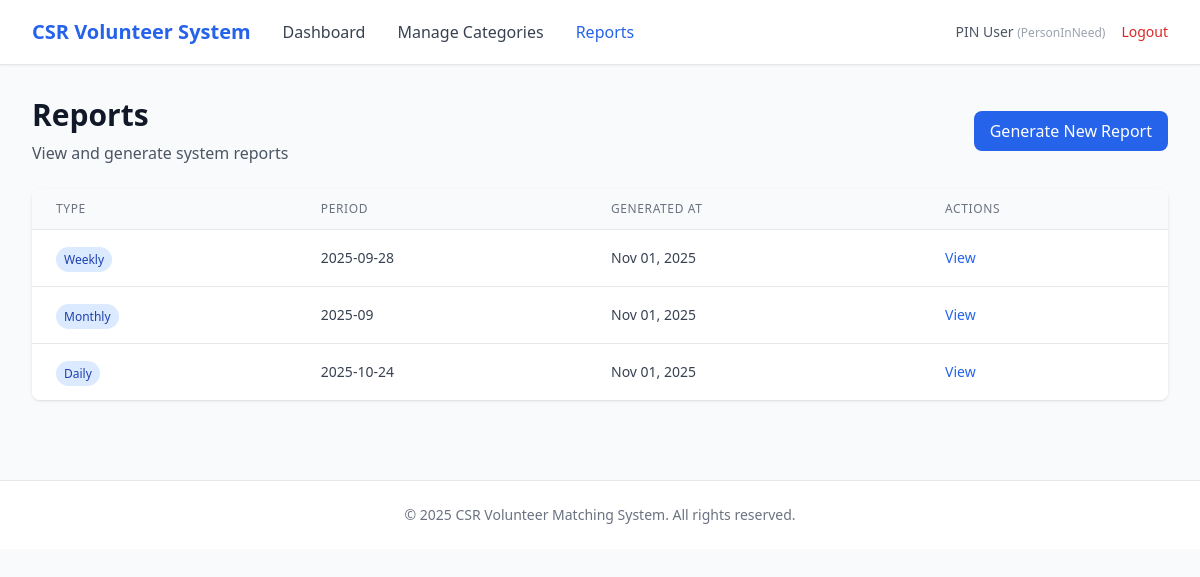
/pm/reports (signed in), run on the app's committed database.
### app/entity/user_account.py (models this page shows, shortened)
class UserAccount(UserMixin, db.Model):
    __tablename__ = "user_accounts"
    userID = db.Column(db.Integer, primary_key=True, autoincrement=True)  # explicit auto increment
    name = db.Column(db.String(100), nullable=False)
    email = db.Column(db.String(120), nullable=False, unique=True, index=True)
    _password = db.Column("password", db.String(255), nullable=False)
    age = db.Column(db.Integer)
    phoneNumber = db.Column(db.String(20))
    isActive = db.Column(db.Boolean, default=True)
    profileID = db.Column(db.Integer, db.ForeignKey("user_profiles.profileID"), nullable=False)
    profile = db.relationship("UserProfile", back_populates="users", lazy=True)
    @property
    def password(self):
        raise AttributeError("Password is write-only.")
    @password.setter
    def password(self, raw):
        self._password = generate_password_hash(raw)

### app/entity/user_profile.py (models this page shows)
class UserProfile(db.Model):
    __tablename__ = "user_profiles"
    profileID   = db.Column(db.Integer, primary_key=True, autoincrement=True)  # explicit auto increment
    profileName = db.Column(db.String(50), nullable=False, unique=True)
    description = db.Column(db.String(255))
    isActive    = db.Column(db.Boolean, default=True)
    users = db.relationship("UserAccount", back_populates="profile", lazy=True)

### app/entity/report.py (models this page shows)
class Report(db.Model):
    __tablename__ = "reports"
    reportID    = db.Column(db.Integer, primary_key=True)
    reportTitle = db.Column(db.String(255), nullable=False)
    reportType  = db.Column(db.String(50), nullable=False)
    generatedBy = db.Column(db.Integer, db.ForeignKey("user_accounts.userID"), nullable=False)
    reportData  = db.Column(db.Text)
    period      = db.Column(db.String(50))
    generatedAt = db.Column(db.DateTime, default=db.func.now(), nullable=False)

### app/boundary/routes.py (the view)
@boundary_bp.route("/pm/reports")
@login_required
def pm_reports():
    page = request.args.get("page", 1, type=int)
    per_page = 10
    from app.entity.report import Report
    pagination = Report.query.order_by(Report.generatedAt.desc()).paginate(page=page, per_page=per_page, error_out=False)
    return render_template(
        "pm/reports.html",
        reports=pagination.items,
        pagination=pagination
    )

### app/entity/user_account.py (called while the page is built)
@login_manager.user_loader
def load_user(user_id):
    return UserAccount.query.get(int(user_id))

### app/templates/pm/reports.html (shortened to what this page needs)
{% extends "base.html" %}
{% block nav_links %}
<a href="{{ url_for('boundary.pm_dashboard') }}" class="text-gray-700 hover:text-primary">Dashboard</a>
<a href="{{ url_for('boundary.pm_categories') }}" class="text-gray-700 hover:text-primary">Manage Categories</a>
<a href="{{ url_for('boundary.pm_reports') }}" class="text-primary font-medium">Reports</a>
{% endblock %}
{% block content %}
<div class="mb-6 flex justify-between items-center">
    <div>
        <h1 class="text-3xl font-bold text-gray-900">Reports</h1>
        <p class="text-gray-600 mt-2">View and generate system reports</p>
    </div>
    <a href="{{ url_for('boundary.pm_generate_report') }}"
       class="px-4 py-2 bg-primary text-white rounded-lg hover:bg-blue-700 transition">
        Generate New Report
    </a>
</div>
<div class="bg-white rounded-lg shadow overflow-hidden">
    <table class="min-w-full divide-y divide-gray-200">
        <thead class="bg-gray-50">
            <tr>
                <th class="px-6 py-3 text-left text-xs font-medium text-gray-500 uppercase tracking-wider">Type</th>
                <th class="px-6 py-3 text-left text-xs font-medium text-gray-500 uppercase tracking-wider">Period</th>
                <th class="px-6 py-3 text-left text-xs font-medium text-gray-500 uppercase tracking-wider">Generated At</th>
                <th class="px-6 py-3 text-left text-xs font-medium text-gray-500 uppercase tracking-wider">Actions</th>
            </tr>
        </thead>
        <tbody class="bg-white divide-y divide-gray-200">
            {% for report in reports %}
            <tr>
                <td class="px-6 py-4">
                    <span class="px-2 py-1 text-xs font-medium rounded-full bg-blue-100 text-blue-800">
                        {{ report.reportType|capitalize }}
                    </span>
                </td>
                <td class="px-6 py-4 text-sm text-gray-700">{{ report.period }}</td>
                <td class="px-6 py-4 text-sm text-gray-700">
                    {{ report.generatedAt.strftime('%b %d, %Y') }}
                </td>
                <td class="px-6 py-4 text-sm">
                    <a href="{{ url_for('boundary.pm_view_report', report_id=report.reportID) }}"
                       class="text-blue-600 hover:text-blue-800">View</a>
                </td>
            </tr>
            {% endfor %}
        </tbody>
    </table>
</div>
{% endblock %}

### app/templates/base.html (shortened to what this page needs)
<!DOCTYPE html>
<html lang="en">
<head>
    <script src="https://cdn.tailwindcss.com"></script>
</head>
<body class="bg-gray-50 min-h-screen">
    {% if current_user.is_authenticated %}
    <nav class="bg-white shadow-sm border-b border-gray-200">
        <div class="max-w-7xl mx-auto px-4 sm:px-6 lg:px-8">
            <div class="flex justify-between items-center h-16">
                <div class="flex items-center gap-8">
                    <a href="{{ url_for('boundary.login') }}" class="text-xl font-bold text-primary">
                        CSR Volunteer System
                    </a>
                    {% block nav_links %}{% endblock %}
                </div>
                <div class="flex items-center gap-4">
                    <span class="text-sm text-gray-600">
                        {{ current_user.name }}
                        <span class="text-xs text-gray-400">({{ current_user.profile.profileName }})</span>
                    </span>
                    <a href="{{ url_for('boundary.logout') }}" class="text-sm text-red-600 hover:text-red-700">
                        Logout
                    </a>
                </div>
            </div>
        </div>
    </nav>
    {% endif %}
    <main class="max-w-7xl mx-auto px-4 sm:px-6 lg:px-8 py-8">
        {% block content %}{% endblock %}
    </main>
    <footer class="bg-white border-t border-gray-200 mt-12">
        <div class="max-w-7xl mx-auto px-4 sm:px-6 lg:px-8 py-6">
            <p class="text-center text-sm text-gray-500">
                &copy; 2025 CSR Volunteer Matching System. All rights reserved.
            </p>
        </div>
    </footer>
</body>
</html>

### data on the page
UserAccount: name "PIN User"
UserProfile: profile.profileName "PersonInNeed"
Report: reportType "Weekly", period "2025-09-28", generatedAt "Nov 01, 2025"
Report: reportType "Monthly", period "2025-09", generatedAt "Nov 01, 2025"
Report: reportType "Daily", period "2025-10-24", generatedAt "Nov 01, 2025"
